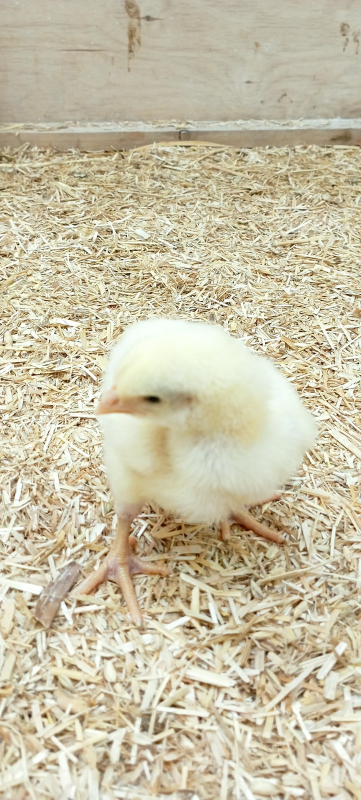
#> input picture scenes/kpz-brojleri/assets/foto-provizorni/kuratko-cista-podestylka.jpg, 722 x 1600 px (shown at 1/2 size)
$ python tear_pair.py ../../../../scenes/kpz-brojleri/assets/foto-provizorni/kuratko-cista-podestylka.jpg ../../../../scenes/kpz-brojleri/assets/foto-provizorni/kuratko-stoji.jpg
#> lines starting #> are read from the running program, lines starting #| are printed output that depends on the picture
### .claude/skills/vox-animation/scripts/cutout.py
#!/usr/bin/env python3
"""
Výstřižek z fotky s okrajem z utrženého papíru (koláž).

  python3 cutout.py foto.jpg vystrizek.png            # vystřihne zvíře/objekt (BiRefNet)
  python3 cutout.py foto.jpg kus.png --piece           # utržený kus celé fotky (obdélník)
  python3 cutout.py foto.jpg kus.png --piece --crop 0,380,1024,1110
  volby: --border 26 (šířka papíru v px) --seed 7 --paper f3e9e3
         --largest (jen největší objekt, bez ulétlých kousků) --scale 2 (zvětšit malý výřez)
         --shape island (zvířata + pruh louky, bez nebe) | blob (organický utržený tvar)

Model BiRefNet lite (MIT, onnx-community/BiRefNet_lite-ONNX, 224 MB) se při prvním
spuštění stáhne do .cache/birefnet/. Potřebuje: pip install onnxruntime numpy pillow.
Volby --largest (bez ulétlých kousků pozadí) a --scale (malé výřezy) viz níže.
"""
import argparse, os, urllib.request
import numpy as np
from PIL import Image, ImageFilter

MODEL_URL = 'https://huggingface.co/onnx-community/BiRefNet_lite-ONNX/resolve/main/onnx/model.onnx'
CACHE = os.path.join(os.path.dirname(__file__), '..', '..', '..', '..', '.cache', 'birefnet', 'model.onnx')

def session():
    import onnxruntime as ort
    path = os.path.abspath(CACHE)
    if not os.path.exists(path):
        os.makedirs(os.path.dirname(path), exist_ok=True)
        print('stahuji model BiRefNet lite …'); urllib.request.urlretrieve(MODEL_URL, path)
    return ort.InferenceSession(path, providers=['CPUExecutionProvider'])

def matte(im):
    s = session()
    x = np.asarray(im.convert('RGB').resize((1024, 1024), Image.BILINEAR), dtype=np.float32) / 255.0
    x = ((x - [0.485, 0.456, 0.406]) / [0.229, 0.224, 0.225]).transpose(2, 0, 1)[None].astype(np.float32)
    out = s.run(None, {s.get_inputs()[0].name: x})[-1][0, 0]
    a = Image.fromarray((255 / (1 + np.exp(-out))).astype(np.uint8)).resize(im.size, Image.BILINEAR)
    return a.point(lambda v: 0 if v < 40 else (255 if v > 200 else int((v - 40) * 255 / 160)))

# [18 lines left out: function keep_largest, not called in this run]


def noise(w, h, scale, seed):
    small = np.random.default_rng(seed).random((max(2, h // scale), max(2, w // scale)))
    return np.asarray(Image.fromarray((small * 255).astype(np.uint8)).resize((w, h), Image.BICUBIC), dtype=np.float32) / 255.0

# [57 lines left out: functions torn_edge, piece_mask, island_mask, blob_mask, make, not called in this run]

# [15 lines that do not run on import are left out]

### .claude/skills/vox-animation/scripts/tear_pair.py
"""Kráva s teletem jako dva papírové výstřižky: tele „vytržené“ z fotky (stejné plátno → sedí na sebe)."""
import sys, numpy as np
sys.path.insert(0, '/home/user/animace/.claude/skills/vox-animation/scripts')
import cutout as C
from PIL import Image, ImageDraw, ImageFilter
src, out_dir = sys.argv[1], sys.argv[2]
crop, scale, pad = (60, 90, 560, 395), 2, 60
poly = [(176,268),(186,250),(205,238),(228,232),(245,232),(270,222),(300,212),(340,203),(380,195),(420,193),(440,200),(452,215),(455,245),(452,280),(450,310),(447,340),(449,385),(435,390),(425,385),(420,345),(418,310),(405,300),(370,298),(330,300),(300,305),(292,330),(285,385),(262,390),(255,385),(262,340),(265,310),(250,300),(225,290),(200,282),(185,278)]
im = Image.open(src).convert('RGB').crop(crop)
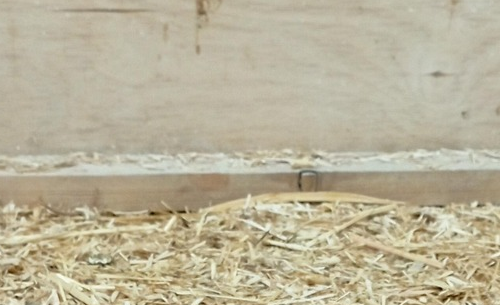
#> im: PIL image 500x305 RGB; mean R, G, B 186.3, 178.8, 154
im = im.resize((im.width * scale, im.height * scale), Image.LANCZOS)
#> im: PIL image 1000x610 RGB
w, h = im.size
#> w = 1000; h = 610
a = C.keep_largest(C.matte(im))
#> (the run stopped early here; a loop or call above may not have finished)

$ run again, on scenes/kpz-brojleri/assets/foto-provizorni/kure-sedi-podestylka-upr.jpg
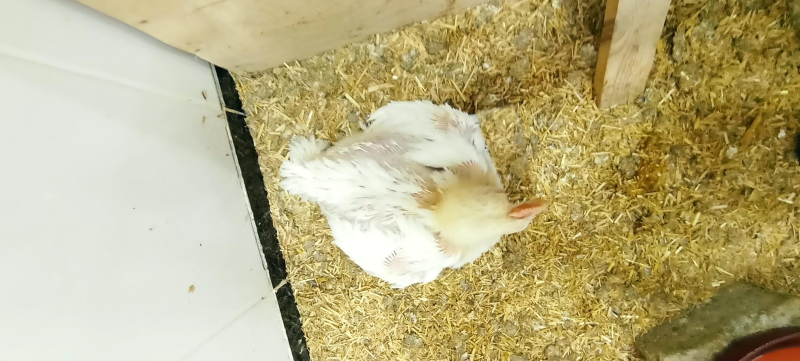
#> input picture scenes/kpz-brojleri/assets/foto-provizorni/kure-sedi-podestylka-upr.jpg, 1600 x 722 px (shown at 1/2 size)
#> `im = Image.open(src).convert('RGB').crop(crop)`:
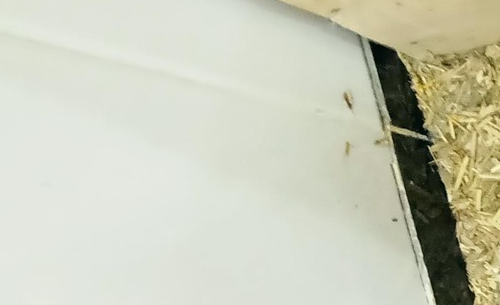
#> im: PIL image 500x305 RGB; mean R, G, B 201.6, 203.3, 185.1

$ run again, on scenes/kpz-brojleri/assets/foto-provizorni/kure-velke-vaha.jpg
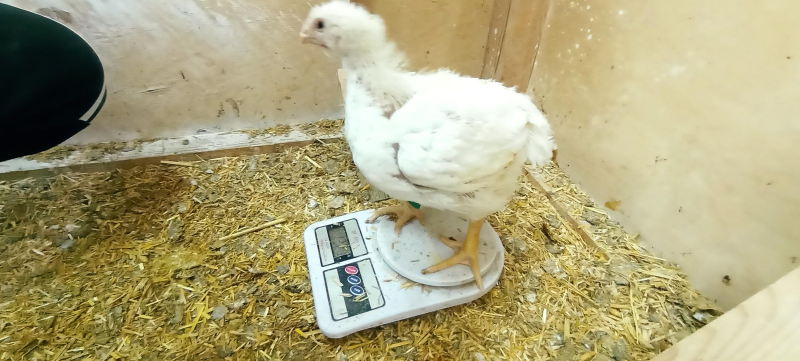
#> input picture scenes/kpz-brojleri/assets/foto-provizorni/kure-velke-vaha.jpg, 1600 x 722 px (shown at 1/2 size)
#> `im = Image.open(src).convert('RGB').crop(crop)`:
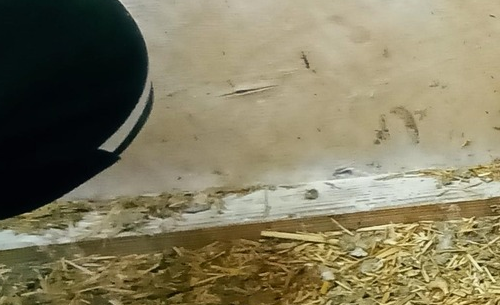
#> im: PIL image 500x305 RGB; mean R, G, B 130.3, 123.7, 95.3
